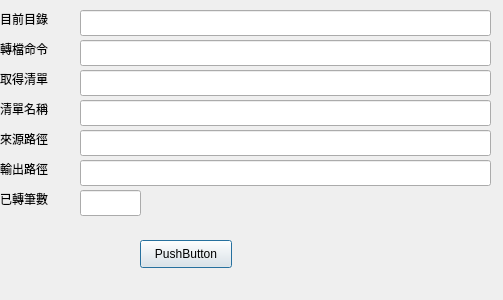
<?xml version="1.0" encoding="UTF-8"?>
<ui version="4.0">
 <class>Dialog</class>
 <widget class="QDialog" name="Dialog">
  <property name="geometry">
   <rect>
    <x>0</x>
    <y>0</y>
    <width>503</width>
    <height>300</height>
   </rect>
  </property>
  <property name="windowTitle">
   <string>Dialog</string>
  </property>
  <widget class="QLineEdit" name="lineEdit01">
   <property name="geometry">
    <rect>
     <x>80</x>
     <y>10</y>
     <width>411</width>
     <height>26</height>
    </rect>
   </property>
  </widget>
  <widget class="QLineEdit" name="lineEdit02">
   <property name="geometry">
    <rect>
     <x>80</x>
     <y>40</y>
     <width>411</width>
     <height>26</height>
    </rect>
   </property>
  </widget>
  <widget class="QLineEdit" name="lineEdit03">
   <property name="geometry">
    <rect>
     <x>80</x>
     <y>70</y>
     <width>411</width>
     <height>26</height>
    </rect>
   </property>
  </widget>
  <widget class="QLineEdit" name="lineEdit04">
   <property name="geometry">
    <rect>
     <x>80</x>
     <y>100</y>
     <width>411</width>
     <height>26</height>
    </rect>
   </property>
  </widget>
  <widget class="QLineEdit" name="lineEdit05">
   <property name="geometry">
    <rect>
     <x>80</x>
     <y>130</y>
     <width>411</width>
     <height>26</height>
    </rect>
   </property>
  </widget>
  <widget class="QLineEdit" name="lineEdit06">
   <property name="geometry">
    <rect>
     <x>80</x>
     <y>160</y>
     <width>411</width>
     <height>26</height>
    </rect>
   </property>
  </widget>
  <widget class="QLabel" name="label">
   <property name="geometry">
    <rect>
     <x>0</x>
     <y>10</y>
     <width>62</width>
     <height>18</height>
    </rect>
   </property>
   <property name="text">
    <string>目前目錄</string>
   </property>
  </widget>
  <widget class="QLabel" name="label_2">
   <property name="geometry">
    <rect>
     <x>0</x>
     <y>40</y>
     <width>62</width>
     <height>18</height>
    </rect>
   </property>
   <property name="text">
    <string>轉檔命令</string>
   </property>
  </widget>
  <widget class="QLabel" name="label_3">
   <property name="geometry">
    <rect>
     <x>0</x>
     <y>70</y>
     <width>62</width>
     <height>18</height>
    </rect>
   </property>
   <property name="text">
    <string>取得清單</string>
   </property>
  </widget>
  <widget class="QLabel" name="label_4">
   <property name="geometry">
    <rect>
     <x>0</x>
     <y>100</y>
     <width>62</width>
     <height>18</height>
    </rect>
   </property>
   <property name="text">
    <string>清單名稱</string>
   </property>
  </widget>
  <widget class="QLabel" name="label_5">
   <property name="geometry">
    <rect>
     <x>0</x>
     <y>130</y>
     <width>62</width>
     <height>18</height>
    </rect>
   </property>
   <property name="text">
    <string>來源路徑</string>
   </property>
  </widget>
  <widget class="QLabel" name="label_6">
   <property name="geometry">
    <rect>
     <x>0</x>
     <y>160</y>
     <width>62</width>
     <height>18</height>
    </rect>
   </property>
   <property name="text">
    <string>輸出路徑</string>
   </property>
  </widget>
  <widget class="QPushButton" name="pushButton">
   <property name="geometry">
    <rect>
     <x>140</x>
     <y>240</y>
     <width>92</width>
     <height>28</height>
    </rect>
   </property>
   <property name="text">
    <string>PushButton</string>
   </property>
  </widget>
  <widget class="QLabel" name="label_7">
   <property name="geometry">
    <rect>
     <x>0</x>
     <y>190</y>
     <width>62</width>
     <height>18</height>
    </rect>
   </property>
   <property name="text">
    <string>已轉筆數</string>
   </property>
  </widget>
  <widget class="QLineEdit" name="lineEdit07">
   <property name="geometry">
    <rect>
     <x>80</x>
     <y>190</y>
     <width>61</width>
     <height>26</height>
    </rect>
   </property>
  </widget>
 </widget>
 <resources/>
 <connections>
  <connection>
   <sender>pushButton</sender>
   <signal>clicked()</signal>
   <receiver>Dialog</receiver>
   <slot>slot1()</slot>
   <hints>
    <hint type="sourcelabel">
     <x>185</x>
     <y>253</y>
    </hint>
    <hint type="destinationlabel">
     <x>251</x>
     <y>149</y>
    </hint>
   </hints>
  </connection>
 </connections>
 <slots>
  <slot>slot1()</slot>
 </slots>
</ui>
